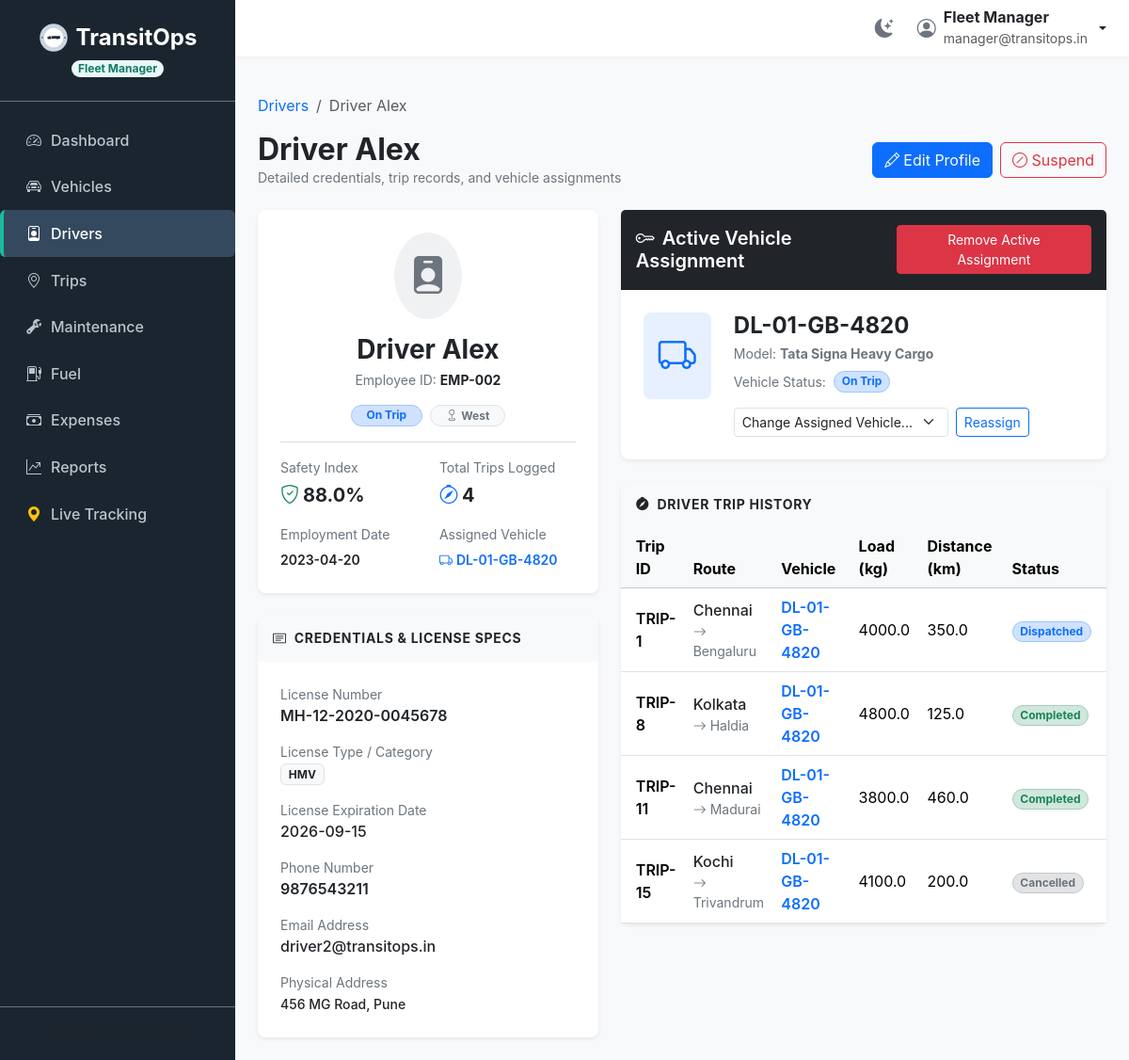
Page /drivers/2 (signed in) on the committed database.
### tables this page shows
CREATE TABLE drivers (
            id INTEGER PRIMARY KEY AUTOINCREMENT,
            name TEXT NOT NULL,
            license_number TEXT UNIQUE NOT NULL,
            license_category TEXT NOT NULL,
            license_expiry_date TEXT NOT NULL,
            contact_number TEXT NOT NULL,
            safety_score REAL NOT NULL DEFAULT 100.0,
            status TEXT NOT NULL DEFAULT 'Available',
            employee_id TEXT UNIQUE,
            email TEXT,
            address TEXT,
            region TEXT,
            date_joined TEXT,
            assigned_vehicle_id INTEGER,
            FOREIGN KEY (assigned_vehicle_id) REFERENCES vehicles(id)
        );

CREATE TABLE vehicles (
            id INTEGER PRIMARY KEY AUTOINCREMENT,
            registration_number TEXT UNIQUE NOT NULL,
            name TEXT NOT NULL,
            type TEXT NOT NULL,
            max_load_capacity REAL NOT NULL,
            odometer REAL NOT NULL,
            acquisition_cost REAL NOT NULL,
            status TEXT NOT NULL DEFAULT 'Available',
            region TEXT NOT NULL
        );

CREATE TABLE trips (
            id INTEGER PRIMARY KEY AUTOINCREMENT,
            source TEXT NOT NULL,
            destination TEXT NOT NULL,
            vehicle_id INTEGER NOT NULL,
            driver_id INTEGER NOT NULL,
            cargo_weight REAL NOT NULL,
            planned_distance REAL NOT NULL,
            status TEXT NOT NULL DEFAULT 'Draft',
            revenue REAL NOT NULL DEFAULT 0.0,
            fuel_consumed REAL,
            created_at TIMESTAMP DEFAULT CURRENT_TIMESTAMP,
            dispatch_date TEXT,
            expected_return TEXT,
            actual_return TEXT,
            purpose TEXT,
            cargo_description TEXT,
            notes TEXT,
            source_latitude REAL,
            source_longitude REAL,
            destination_latitude REAL,
            destination_longitude REAL,
            FOREIGN KEY (vehicle_id) REFERENCES vehicles(id),
            FOREIGN KEY (driver_id) REFERENCES drivers(id)
        );

### app.py (the view, shortened to what this page needs)
@app.route('/drivers/<int:id>')
@roles_required('Fleet Manager', 'Safety Officer', 'Driver')
def drivers_details(id):
    conn = get_db_connection()
    driver = conn.execute('''
        SELECT d.*, v.registration_number AS vehicle_reg, v.name AS vehicle_name, v.status AS vehicle_status
        FROM drivers d
        LEFT JOIN vehicles v ON d.assigned_vehicle_id = v.id
        WHERE d.id = ?
    ''', (id,)).fetchone()
    if not driver:
        conn.close()
        flash('Driver not found.', 'error')
        return redirect(url_for('drivers_list'))
    trip_count = conn.execute('SELECT COUNT(*) FROM trips WHERE driver_id = ?', (id,)).fetchone()[0]
    trips = conn.execute('''
        SELECT t.*, v.registration_number AS vehicle_reg
        FROM trips t
        JOIN vehicles v ON t.vehicle_id = v.id
        WHERE t.driver_id = ?
        ORDER BY t.created_at DESC
    ''', (id,)).fetchall()
    available_vehicles = conn.execute('''
        SELECT * FROM vehicles
        WHERE status = "Available"
        AND id NOT IN (
            SELECT assigned_vehicle_id FROM drivers
            WHERE assigned_vehicle_id IS NOT NULL
            AND status != "Suspended"
            AND id != ?
        )
    ''', (id,)).fetchall()
    conn.close()
    return render_template(
        'drivers/details.html',
        active_page='drivers',
        driver=driver,
        trip_count=trip_count,
        trips=trips,
        available_vehicles=available_vehicles
    )

### app.py (called while the page is built, shortened)
@app.before_request
def require_login():
    allowed_routes = ['login', 'static']
    if request.endpoint not in allowed_routes and 'user_id' not in session:
        if request.path.startswith('/api/'):
            return jsonify({'error': 'Unauthorized access.'}), 401
        return redirect(url_for('login'))

def roles_required(*roles):
    def decorator(f):
        @wraps(f)
        def decorated_function(*args, **kwargs):
            if 'user_role' not in session:
                return redirect(url_for('login'))
            if session.get('user_role') not in roles:
                flash("Access Denied: You do not have the required permissions to access this resource.", "error")
                return redirect(url_for('dashboard'))
            return f(*args, **kwargs)
        return decorated_function
    return decorator

@app.context_processor
def inject_driver_trip():
    return {'current_driver_id': None, 'active_trip_id': None}

### database.py (called while the page is built)
def get_db_connection():
    conn = sqlite3.connect(DB_FILE)
    conn.row_factory = sqlite3.Row
    conn.execute('PRAGMA foreign_keys = ON')
    return conn

### templates/drivers/details.html (shortened to what this page needs)
{% extends 'base.html' %}
{% block content %}
<div class="mb-4">
  <nav aria-label="breadcrumb">
    <ol class="breadcrumb">
      <li class="breadcrumb-item"><a href="/drivers" class="text-decoration-none">Drivers</a></li>
      <li class="breadcrumb-item active" aria-current="page">{{ driver.name }}</li>
    </ol>
  </nav>
  <div class="d-flex justify-content-between align-items-center">
    <div>
      <h2 class="fw-bold text-dark m-0">{{ driver.name }}</h2>
      <p class="text-secondary small m-0">Detailed credentials, trip records, and vehicle assignments</p>
    </div>
    {% if session.get('user_role') in ['Fleet Manager', 'Safety Officer'] %}
    <div class="d-flex gap-2">
      <a href="/drivers/edit/{{ driver.id }}" class="btn btn-primary d-flex align-items-center gap-1" id="btn-edit-driver-profile">
        <i class="bi bi-pencil"></i> Edit Profile
      </a>
      {% if driver.status != 'Suspended' %}
      <form action="/drivers/delete/{{ driver.id }}" method="POST" onsubmit="return confirm('Suspend this driver profile? This removes vehicle assignment and sets status to Suspended.')" class="m-0" id="form-delete-detail-page">
        <button type="submit" class="btn btn-outline-danger" id="btn-deactivate-driver">
          <i class="bi bi-slash-circle"></i> Suspend
        </button>
      </form>
      {% endif %}
    </div>
    {% endif %}
  </div>
</div>
<div class="row g-4">
  <div class="col-lg-5">
    <div class="card border-0 shadow-sm rounded-3 mb-4">
      <div class="card-body p-4 text-center">
        <div class="d-inline-flex p-3 rounded-circle bg-secondary bg-opacity-10 text-secondary mb-3">
          <i class="bi bi-person-badge-fill fs-1"></i>
        </div>
        <h3 class="fw-bold text-dark mb-1">{{ driver.name }}</h3>
        <p class="text-secondary small mb-3">Employee ID: <strong class="text-dark">{{ driver.employee_id or '--' }}</strong></p>
        <div class="d-flex justify-content-center gap-2 mb-3">
          {% if driver.status == 'Available' %}
            <span class="badge bg-success-subtle text-success border border-success-subtle px-3 py-1.5 rounded-pill" id="detail-status-badge">Available</span>
          {% elif driver.status == 'On Trip' %}
            <span class="badge bg-primary-subtle text-primary border border-primary-subtle px-3 py-1.5 rounded-pill" id="detail-status-badge">On Trip</span>
          {% elif driver.status == 'Off Duty' %}
            <span class="badge bg-warning-subtle text-warning border border-warning-subtle px-3 py-1.5 rounded-pill" id="detail-status-badge">Off Duty</span>
          {% else %}
            <span class="badge bg-danger-subtle text-danger border border-danger-subtle px-3 py-1.5 rounded-pill" id="detail-status-badge">Suspended</span>
          {% endif %}
          <span class="badge bg-light text-secondary border px-3 py-1.5 rounded-pill"><i class="bi bi-geo me-1"></i>{{ driver.region }}</span>
        </div>
        <hr class="text-secondary opacity-25">
        <div class="row text-start mt-3">
          <div class="col-6 mb-3">
            <span class="text-secondary small d-block mb-1">Safety Index</span>
            <span class="fw-bold text-dark fs-5"><i class="bi bi-shield-check text-success me-1"></i>{{ driver.safety_score }}%</span>
          </div>
          <div class="col-6 mb-3">
            <span class="text-secondary small d-block mb-1">Total Trips Logged</span>
            <span class="fw-bold text-dark fs-5"><i class="bi bi-compass text-primary me-1"></i>{{ trip_count }}</span>
          </div>
          <div class="col-6">
            <span class="text-secondary small d-block mb-1">Employment Date</span>
            <span class="fw-semibold text-dark small">{{ driver.date_joined or 'N/A' }}</span>
          </div>
          <div class="col-6">
            <span class="text-secondary small d-block mb-1">Assigned Vehicle</span>
            <span class="fw-semibold text-dark small">
              {% if driver.assigned_vehicle_id %}
                <span class="text-primary"><i class="bi bi-truck me-1"></i>{{ driver.vehicle_reg }}</span>
              {% else %}
                <span class="text-muted">None Assigned</span>
              {% endif %}
            </span>
          </div>
        </div>
      </div>
    </div>
    <div class="card border-0 shadow-sm rounded-3">
      <div class="card-header bg-light border-0 p-3">
        <h5 class="fw-bold m-0 text-dark small text-uppercase" style="letter-spacing: 0.05em;"><i class="bi bi-card-text me-2"></i>Credentials & License Specs</h5>
      </div>
      <div class="card-body p-4">
        <div class="mb-3">
          <span class="text-secondary small d-block">License Number</span>
          <span class="fw-semibold text-dark">{{ driver.license_number }}</span>
        </div>
        <div class="mb-3">
          <span class="text-secondary small d-block">License Type / Category</span>
          <span class="badge bg-light text-dark border">{{ driver.license_category }}</span>
        </div>
        <div class="mb-3">
          <span class="text-secondary small d-block">License Expiration Date</span>
          <span class="fw-medium text-dark">{{ driver.license_expiry_date }}</span>
        </div>
        <div class="mb-3">
          <span class="text-secondary small d-block">Phone Number</span>
          <span class="fw-semibold text-dark">{{ driver.contact_number }}</span>
        </div>
        <div class="mb-3">
          <span class="text-secondary small d-block">Email Address</span>
          <span class="fw-medium text-dark">{{ driver.email or 'No email provided' }}</span>
        </div>
        <div class="mb-0">
          <span class="text-secondary small d-block">Physical Address</span>
          <span class="fw-medium text-dark small">{{ driver.address or 'No physical address configured' }}</span>
        </div>
      </div>
    </div>
  </div>
  <div class="col-lg-7">
    <div class="card border-0 shadow-sm rounded-3 mb-4">
      <div class="card-header bg-dark text-white p-3 d-flex justify-content-between align-items-center">
        <h5 class="card-title m-0 fw-semibold"><i class="bi bi-key me-2"></i>Active Vehicle Assignment</h5>
        {% if driver.assigned_vehicle_id and driver.status != 'Suspended' %}
        <form action="/drivers/assign-vehicle/{{ driver.id }}" method="POST" class="m-0" id="form-remove-assignment-header">
          <button type="submit" class="btn btn-sm btn-danger px-3" id="btn-remove-vehicle-header">
            Remove Active Assignment
          </button>
        </form>
        {% endif %}
      </div>
      <div class="card-body p-4">
        {% if driver.status == 'Suspended' %}
          <div class="alert alert-secondary m-0 d-flex align-items-center gap-3">
            <i class="bi bi-exclamation-triangle fs-4 text-secondary"></i>
            <div>
              <strong class="d-block">Vehicle Assignment Disabled</strong>
              Suspended drivers cannot be assigned to vehicles. Reactivate driver status to configure assignment.
            </div>
          </div>
        {% elif driver.assigned_vehicle_id %}
          <div class="d-flex align-items-start gap-4">
            <div class="p-3 rounded-3 bg-primary bg-opacity-10 text-primary">
              <i class="bi bi-truck fs-1"></i>
            </div>
            <div class="flex-grow-1">
              <h4 class="fw-bold text-dark mb-1">{{ driver.vehicle_reg }}</h4>
              <p class="text-secondary small mb-2">Model: <strong>{{ driver.vehicle_name }}</strong></p>
              <div class="d-flex align-items-center gap-2 mb-3">
                <span class="text-secondary small">Vehicle Status:</span>
                {% if driver.vehicle_status == 'Available' %}
                  <span class="badge bg-success-subtle text-success border border-success-subtle rounded-pill">Available</span>
                {% elif driver.vehicle_status == 'On Trip' %}
                  <span class="badge bg-primary-subtle text-primary border border-primary-subtle rounded-pill">On Trip</span>
                {% elif driver.vehicle_status == 'In Shop' %}
                  <span class="badge bg-warning-subtle text-warning border border-warning-subtle rounded-pill">In Shop</span>
                {% else %}
                  <span class="badge bg-secondary-subtle text-secondary border border-secondary-subtle rounded-pill">{{ driver.vehicle_status }}</span>
                {% endif %}
              </div>
              <form action="/drivers/assign-vehicle/{{ driver.id }}" method="POST" class="row g-2 align-items-center" id="form-change-assignment">
                <div class="col-auto">
                  <select class="form-select form-select-sm" name="vehicle_id" id="change-vehicle-select" required>
                    <option value="">Change Assigned Vehicle...</option>
                  </select>
                </div>
                <div class="col-auto">
                  <button type="submit" class="btn btn-outline-primary btn-sm" id="btn-change-vehicle-submit">Reassign</button>
                </div>
              </form>
            </div>
          </div>
        {% endif %}
      </div>
    </div>
    <div class="card border-0 shadow-sm rounded-3">
      <div class="card-header bg-light border-0 p-3">
        <h5 class="fw-bold m-0 text-dark small text-uppercase" style="letter-spacing: 0.05em;"><i class="bi bi-compass-fill me-2"></i>Driver Trip History</h5>
      </div>
      <div class="card-body p-0">
        <div class="table-responsive">
          <table class="table table-hover align-middle m-0" id="table-driver-trips">
            <thead class="table-light">
              <tr>
                <th class="ps-3">Trip ID</th>
                <th>Route</th>
                <th>Vehicle</th>
                <th>Load (kg)</th>
                <th>Distance (km)</th>
                <th class="pe-3">Status</th>
              </tr>
            </thead>
            <tbody>
              {% for t in trips %}
              <tr>
                <td class="ps-3 fw-semibold">TRIP-{{ t.id }}</td>
                <td>
                  <div class="fw-medium text-dark">{{ t.source }}</div>
                  <div class="text-secondary small"><i class="bi bi-arrow-right me-1"></i>{{ t.destination }}</div>
                </td>
                <td>
                  <a href="/vehicles/{{ t.vehicle_id }}" class="text-decoration-none fw-semibold">
                    {{ t.vehicle_reg }}
                  </a>
                </td>
                <td>{{ t.cargo_weight }}</td>
                <td>{{ t.planned_distance }}</td>
                <td class="pe-3">
                  {% if t.status == 'Completed' %}
                    <span class="badge bg-success-subtle text-success border border-success-subtle rounded-pill">Completed</span>
                  {% elif t.status == 'Dispatched' %}
                    <span class="badge bg-primary-subtle text-primary border border-primary-subtle rounded-pill">Dispatched</span>
                  {% else %}
                    <span class="badge bg-secondary-subtle text-secondary border border-secondary-subtle rounded-pill">{{ t.status }}</span>
                  {% endif %}
                </td>
              </tr>
              {% else %}
              <tr>
                <td colspan="6" class="text-center py-4 text-muted small">
                  No active or past trips linked to this driver profile.
                </td>
              </tr>
              {% endfor %}
            </tbody>
          </table>
        </div>
      </div>
    </div>
  </div>
</div>
{% endblock %}

### templates/base.html (style rules this page uses)
body { font-family: 'Inter', system-ui, -apple-system, sans-serif; background-color: #f8f9fa; min-height: 100vh; display: flex; flex-direction: column; }

### rows in the picture
drivers: name "Driver Alex", employee "EMP-002", region "West", safety_score "88.0", date_joined "2023-04-20", license_number "MH-12-2020-0045678", license_category "HMV", license_expiry_date "2026-09-15", contact_number "9876543211", email "driver2@transitops.in", address "456 MG Road, Pune"
vehicles: vehicle_reg "DL-01-GB-4820", vehicle_name "Tata Signa Heavy Cargo"
trips: id "1", source "Chennai", destination "Bengaluru", vehicle_reg "DL-01-GB-4820", cargo_weight "4000.0", planned_distance "350.0", status "Dispatched"
trips: id "8", source "Kolkata", destination "Haldia", vehicle_reg "DL-01-GB-4820", cargo_weight "4800.0", planned_distance "125.0", status "Completed"
trips: id "11", source "Chennai", destination "Madurai", vehicle_reg "DL-01-GB-4820", cargo_weight "3800.0", planned_distance "460.0", status "Completed"
trips: id "15", source "Kochi", destination "Trivandrum", vehicle_reg "DL-01-GB-4820", cargo_weight "4100.0", planned_distance "200.0", status "Cancelled"

### other values in the picture
{{ session.get('user_role') }} "Fleet Manager"
{{ session.get('user_name') }} "Fleet Manager"
{{ session.get('user_email') }} "manager@transitops.in"
{{ trip_count }} "4"
